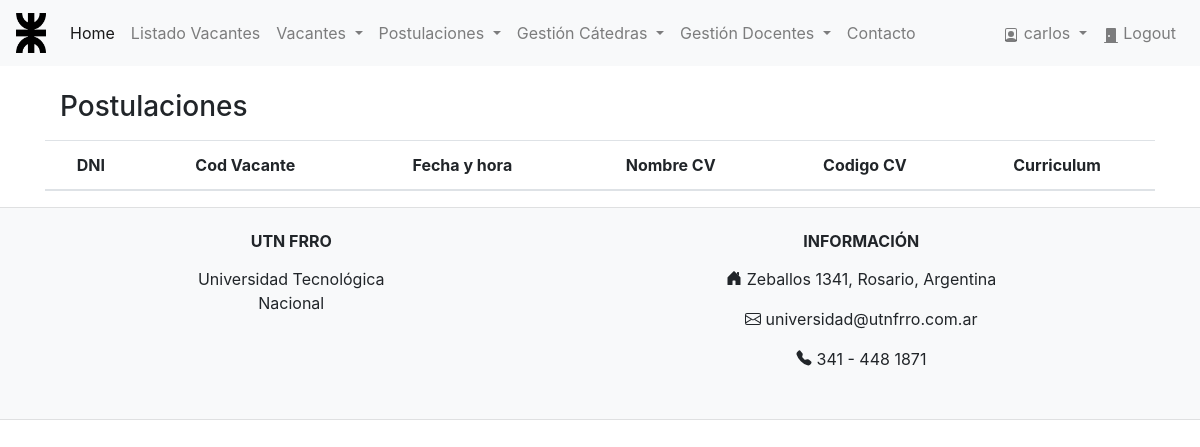
Before: /Logic/postulaciones.php (signed in) with the older database file.
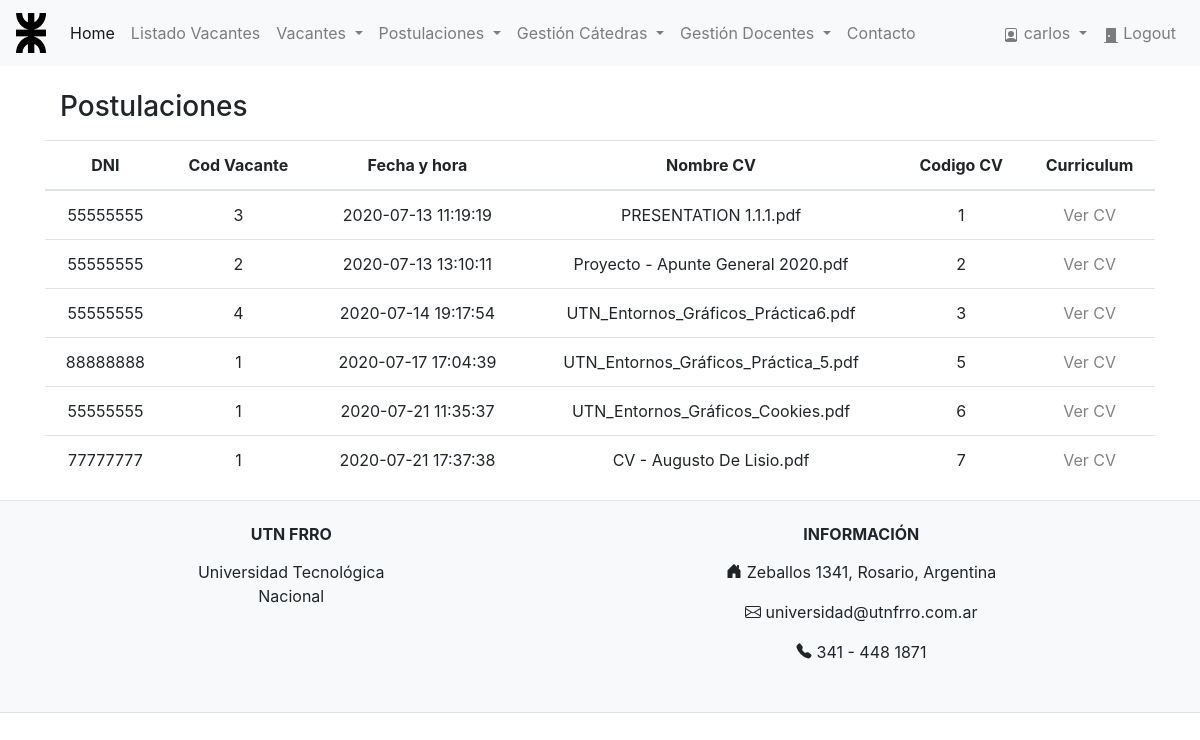
After: the same page with the newer database file.
### tables this page shows
CREATE TABLE `postulacion` (
  `dni` int(11) NOT NULL,
  `cod_vacante` int(11) NOT NULL,
  `fecha_hora` datetime NOT NULL,
  `puntaje` int(11) DEFAULT NULL,
  `curriculum` varchar(45) NOT NULL,
  `cod_curriculum` int(11) NOT NULL,
  PRIMARY KEY (`dni`,`cod_vacante`),
  KEY `fk_postulacion_vacante_idx` (`cod_vacante`),
  CONSTRAINT `fk_postulacion_usuario` FOREIGN KEY (`dni`) REFERENCES `usuario` (`dni`) ON UPDATE CASCADE,
  CONSTRAINT `fk_postulacion_vacante` FOREIGN KEY (`cod_vacante`) REFERENCES `vacante` (`cod_vacante`) ON UPDATE CASCADE
);

### Logic/postulaciones.php (the view, shortened to what this page needs)
<!DOCTYPE html>
<html>
<head>
    <?php
    include_once("../Logic/header.php");
    ?>
</head>
<body>
    <?php
    $es_admin = $_SESSION['es_admin'];
    if ($es_admin == 1) {
        $sentencia = "SELECT * FROM postulacion ORDER BY fecha_hora ASC";
        $resultado = mysqli_query($link, $sentencia) or die(mysqli_error($link));
    } else {
        $dni = $_SESSION['dni'];
        $sentencia = "SELECT * FROM postulacion WHERE dni='$dni' ORDER BY fecha_hora ASC";
        $resultado = mysqli_query($link, $sentencia) or die(mysqli_error($link));
    }
    ?>
    <div class="container">
        <div class="form-group col-md-12">
            <br />
            <h3>Postulaciones</h3>
        </div>
        <form action="seleccion_vacante.php" method="post">
            <table class="table">
                <thead>
                    <tr>
                        <th scope="col">DNI</th>
                        <th scope="col">Cod Vacante</th>
                        <th scope="col">Fecha y hora</th>
                        <th scope="col">Nombre CV</th>
                        <th scope="col">Codigo CV</th>
                        <th scope="col">Curriculum</th>
                    </tr>
                </thead>
                <tbody>
                    <?php
                    while ($fila = mysqli_fetch_array($resultado)) {
                    ?>
                        <tr>
                            <td><?php echo ($fila['dni']); ?></td>
                            <td><?php echo ($fila['cod_vacante']); ?></td>
                            <td><?php echo ($fila['fecha_hora']); ?></td>
                            <td><?php echo ($fila['curriculum']); ?></td>
                            <td><?php echo ($fila['cod_curriculum']); ?></td>
                            <td><a class="linkcv" href="../Archivos/<?php $a = $fila['cod_curriculum'];
                                                                    $b = $fila['curriculum'];
                                                                    echo $a . $b; ?> " target="_blank"> Ver CV</a></td>
                        </tr>
                    <?php
                    }
                    ?>
                </tbody>
            </table>
        </form>
    </div>
    <?php
    include_once("../Logic/footer.php");
    ?>
</body>
</html>

Changed rows visible on the page:
added postulacion: dni "55555555", cod_vacante "3", fecha_hora "2020-07-13 11:19:19", curriculum "PRESENTATION 1.1.1.pdf", cod_curriculum "1"
added postulacion: dni "55555555", cod_vacante "2", fecha_hora "2020-07-13 13:10:11", curriculum "Proyecto - Apunte General 2020.pdf", cod_curriculum "2"
added postulacion: dni "55555555", cod_vacante "4", fecha_hora "2020-07-14 19:17:54", curriculum "UTN_Entornos_Gráficos_Práctica6.pdf", cod_curriculum "3"
added postulacion: dni "88888888", cod_vacante "1", fecha_hora "2020-07-17 17:04:39", curriculum "UTN_Entornos_Gráficos_Práctica_5.pdf", cod_curriculum "5"
added postulacion: dni "55555555", cod_vacante "1", fecha_hora "2020-07-21 11:35:37", curriculum "UTN_Entornos_Gráficos_Cookies.pdf", cod_curriculum "6"
added postulacion: dni "77777777", cod_vacante "1", fecha_hora "2020-07-21 17:37:38", curriculum "CV - Augusto De Lisio.pdf", cod_curriculum "7"
